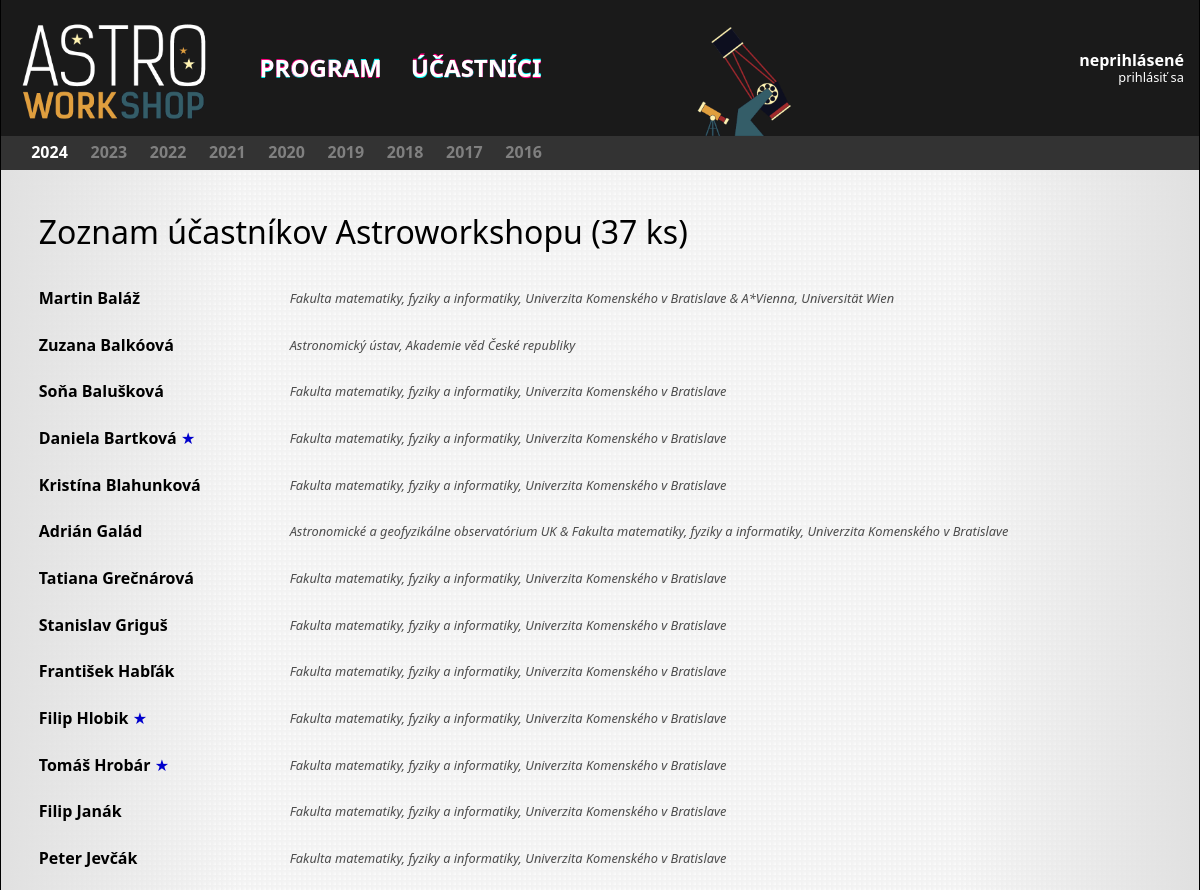
Page /2024/participants (upper part) on the earlier database version.
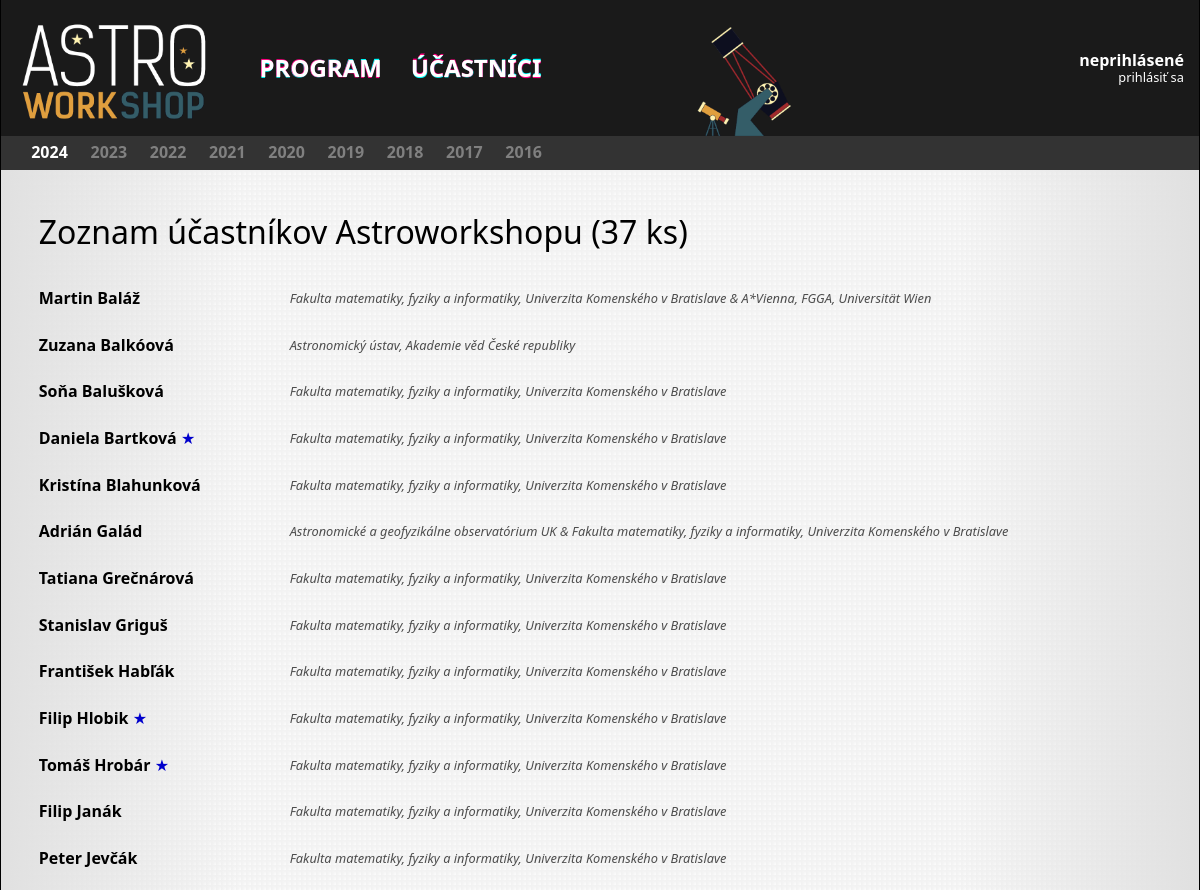
Same page on the later database version.
### core/models/event.py (models this page shows, shortened)
class Event(models.Model):
    class Meta:
        ordering = ('start', 'name')
        verbose_name = 'workshop'
        verbose_name_plural = 'workshopy'
    objects = EventManager.from_queryset(EventQuerySet)()
    code = models.CharField(max_length=32, unique=True, verbose_name='kód')
    name = models.CharField(max_length=32, unique=True, verbose_name='názov')
    start = models.DateTimeField(verbose_name='začiatok')
    end = models.DateTimeField(verbose_name='koniec')
    visible = models.BooleanField(verbose_name='viditeľnosť')
    pdf_programme = models.FileField(null=True, blank=True, upload_to=event_filename, verbose_name='program (PDF)')

### core/models/participant.py (models this page shows, shortened)
class Participant(AbstractUser):
    class Meta:
        ordering = ['last_name', 'first_name']
        verbose_name = 'účastník'
        verbose_name_plural = 'účastníci'
    objects = ParticipantManager()
    institutes = models.ManyToManyField('Institute', through='Affiliation', related_name='people')
    events = models.ManyToManyField('Event', through='Participation', related_name='participants')
    about = models.TextField(blank=True)
    def get_full_name(self):
        return f"{self.last_name}, {self.first_name}"
    get_full_name.short_description = 'celé meno'
    def get_natural_name(self):
        return f"{self.first_name} {self.last_name}"

### core/models/affiliation.py (models this page shows, shortened)
class Affiliation(models.Model):
    class Meta:
        ordering = ['start']
        verbose_name = 'afiliácia'
        verbose_name_plural = 'afiliácie'
    objects = AffiliationQuerySet.as_manager()
    person = models.ForeignKey('Participant', on_delete=models.CASCADE, related_name='affiliation', verbose_name='osoba')
    institute = models.ForeignKey('Institute', on_delete=models.CASCADE, related_name='affiliation', verbose_name='inštitúcia')
    start = models.DateField(null=True, blank=True, verbose_name='začiatok')
    end = models.DateField(null=True, blank=True, verbose_name='koniec')

### core/models/institute.py (models this page shows, shortened)
class Institute(models.Model):
    class Meta:
        ordering = ['full_name']
        verbose_name = 'inštitúcia'
        verbose_name_plural = 'inštitúcie'
    short_name = models.CharField(max_length=32, verbose_name='kód')
    full_name = models.CharField(max_length=256, verbose_name='plné meno')

### core/views/participant.py (the view)
# urls.py: path('<int:year>/participants', participant.ListView.as_view(), name='participants'),
class ListView(django.views.generic.ListView):
    model = Participant
    context_object_name = 'participants'
    template_name = 'core/list-participants.html'
    def get_queryset(self):
        year = self.kwargs['year']
        return self.model.objects \
            .for_event(year) \
            .with_current_affiliations(Event.objects.get(code=year).start) \
            .with_participation_for_event(year) \
            .order_by('last_name')
    def get_context_data(self, **kwargs):
        context = super().get_context_data(**kwargs)
        context[self.context_object_name] = sorted(
            context[self.context_object_name], key=lambda x: unicodedata.normalize('NFKD', x.last_name)
        )
        events = Event.objects.order_by('-code')
        if not self.request.user.is_staff:
            events = events.only_visible()
        context |= \
            {
                'current_event': Event.objects.get(code=self.kwargs['year']),
                'events': events
            }
        return context

### core/models/affiliation.py (called while the page is built)
    def with_institute(self):
        return self.prefetch_related(
            Prefetch(
                'institute'
            )
        )

### core/models/event.py (called while the page is built)
    def only_visible(self):
        return self.filter(visible=True)

### core/models/participant.py (called while the page is built)
    def with_current_affiliations(self, date: datetime.date = None):
        date = date or datetime.date.today()
        return self.prefetch_related(
            Prefetch(
                'affiliation',
                queryset=Affiliation.objects.with_institute().filter(
                    Q(start__lte=date) | Q(start__isnull=True),
                    Q(end__gte=date) | Q(end__isnull=True)
                ),
                to_attr='current_affiliations',
            ),
        )

    def with_participation_for_event(self, event_code):
        return self.prefetch_related(
            Prefetch(
                'participations',
                queryset=Participation.objects.filter(event__code=event_code),
                to_attr='current_participation',
            ),
        )

    def for_event(self, event_code):
        return self.filter(events__code=event_code)

    def get_queryset(self):
        return super().get_queryset().annotate(full_name=Concat('last_name', Value(', '), 'first_name'))

### core/templates/core/list-participants.html (shortened to what this page needs)
{% extends 'core/base.html' %}
{% load astro %}
{% block page %}
    <h2>
        Zoznam účastníkov Astroworkshopu {{ event.code }} ({{ participants|length }} ks)
    </h2>
    <table>
        {% for participant in participants %}
            <tr>
                <td class="person">
                    <a href="{% url 'participant' username=participant.username %}">{{ participant.get_natural_name }}</a>
                    {% if participant.current_participation.0.organizer %}
                        <abbr title="organizátor">
                            <span style="color: hsl(240, 100%, 40%);">&#9733;</span>
                        </abbr>
                    {% endif %}
                </td>
                <td>
                    <ul class="affiliation">
                        {% for aff in participant.current_affiliations %}
                            <li>{{ aff.institute.full_name }}</li>{% if not forloop.last %} &amp; {% endif %}
                        {% endfor %}
                    </ul>
                </td>
            </tr>
        {% endfor %}
    </table>
{% endblock %}

### core/templates/core/base.html (shortened to what this page needs)
{% load static %}
<!DOCTYPE html>
<html lang="sk">
    <head>
        <link rel="stylesheet" type="text/css" href="{% static "css/reset.css" %}" />
        <link rel="stylesheet" type="text/css" href="{% static "css/main.css" %}" />
    </head>
    {% now "Y" as current_year %}
    <body class="year{{ current_year }}">
        <div class="wrapper">
            <div class="entire">
                {% include 'core/header.html' %}
                {% include 'core/years.html' %}
                <div class="page">
                    {% block page %}{% endblock page %}
                </div>
            </div>
        </div>
    </body>
</html>

### core/templates/core/header.html (shortened to what this page needs)
{% load static %}
{% now "Y" as current_year %}
<div class="bar header year{{ current_year }}">
    <div class="menu-strip">
        <ul class="strip">
            <li>
                <div class="fancy-menu">
                    <a href="{% url 'programme' year=current_year %}" data-text="Program">
                        Program
                    </a>
                </div>
            </li>
            <li>
                <div class="fancy-menu">
                    <a href="{% url 'participants' year=current_year %}" data-text="Účastníci">
                        Účastníci
                    </a>
                </div>
            </li>
        </ul>
    </div>
    <div class="login-status">
        {% if request.user.is_authenticated %}
            <a href="{% url 'participant' username=request.user.username %}" class="username logged">
                {{ request.user.get_natural_name }}
            </a>
            <a href="{% url 'logout' %}">odhlásiť sa</a>
        {% else %}
            <a class="username not-logged">neprihlásené</a>
            <a href="{% url 'login' %}">prihlásiť sa</a>
        {% endif %}
    </div>
</div>

### core/templates/core/years.html (shortened to what this page needs)
{% load static %}
<div class="bar year-selector">
    <ul class="strip">
        {% for event in events %}
            <li class="{% if current_event.code == event.code %}active{% else %}inactive{% endif %}">
                <a href="{% url 'programme' year=event.code %}">{{ event.code }}</a>
            </li>
        {% endfor %}
    </ul>
</div>

### static/css/main.css (style rules this page uses)
html { width: 100%; font-family: "Segoe UI", "Verdana", sans-serif; padding: 0px; }
body { height: 100%; margin: 0; min-height: 100vh; overflow-y: scroll; background-color: hsl(0, 0%, 92%); background-image: url("/static/images/background-default.png"); background-repeat: repeat; background-size: 1000px 560px; }
div.entire { margin: auto; max-width: 1200px; min-height: 100vh; border-color: black; border-style: solid; border-width: 0 1px; background-size: 5px 5px; background-color: hsl(0, 0%, 100%); background-image: linear-gradient(to right, hsl(0, 0%, 95%) 1px, transparent 5px), linear-gradient(to bottom, hsl(0, 0%, 95%) 1px, transparent 5px); }
div.bar { width: 100%; background-color: hsl(0, 0%, 10%); color: white; }
div.header { position: relative; height: 36mm; padding: 3mm 5mm; color: white; background-size: auto 100%; background-repeat: no-repeat; background-image: url("/static/images/banner-2021.png"); }
ul.strip { height: 100%; padding: 0mm 5mm; list-style-type: none; list-style-position: outside; }
ul.strip li { display: block; height: 100%; float: left; margin: 0 auto; vertical-align: middle; padding: 4mm 5mm 0mm 5mm; }
div.year-selector ul.strip { background-color: hsl(0, 0%, 20%); height: 9mm; }
div.year-selector ul.strip li { padding: 2mm 3mm; }
div.year-selector ul.strip li a { color: gray; }
div.year-selector ul.strip li.active a { color: white; }
div.bar a, div.bar a:visited { text-decoration: none; font-weight: bold; font-size: 100%; color: hsl(0, 0%, 50%); }
div.header a, div.header a:visited { color: white; }
div.header div.login-status { position: absolute; top: 50%; transform: translateY(-50%); right: 0; text-align: right; min-width: 20mm; padding: 4mm; }
div.header div.login-status a { font-size: 80%; font-weight: normal; }
div.header div.login-status a.username { font-weight: 600; display: block; font-size: 100%; }
div.menu-strip { position: absolute; width: 50%; height: 100%; top: 50%; left: 20%; transform: translateY(-50%); }
div.menu-strip ul li { height: 100%; width: 40mm; padding: 0mm 0mm; }
div.menu-strip ul li a { display: block; position: absolute; font-size: 150%; text-transform: uppercase; top: 50%; transform: translateY(-50%); z-index: 1; }
div.menu-strip ul li a:before, div.menu-strip ul li a:after { content: attr(data-text); position: absolute; top: 0px; left: 0px; width: 100%; height: 100%; transition: transform 0.4s ease-in-out; }
div.menu-strip ul li a:before { color: hsl(330, 100%, 50%); transform: rotate(1deg); z-index: -1; }
div.menu-strip ul li a::after { color: hsl(180, 100%, 50%); transform: rotate(-1deg); z-index: -2; }
div.page { line-height: 150%; padding: 10mm; background-image: linear-gradient(to right, hsla(0, 0%, 88%, 100%) 0%, hsla(0, 0%, 88%, 0%) 20%, hsla(0, 0%, 88%, 0%) 80%, hsla(0, 0%, 88%, 100%) 100%); min-height: calc(100vh - 48mm); }
h2 { font-size: 200%; font-weight: 500; padding-bottom: 5mm; line-height: 1.5; }
ul.affiliation { width: 100%; color: hsl(0, 0%, 30%); font-style: italic; font-size: 80%; }
td > ul.affiliation li { display: inline; }
table { width: 100%; border: 0px; }
table tr { padding-top: 3mm; padding-bottom: 3mm; }
table td { padding-top: 3mm; padding-bottom: 3mm; padding-right: 8mm; vertical-align: middle; }
table td:last-child { padding-right: 0mm; }
table td.time, table td.person { white-space: nowrap; }
table td a, table td a:visited { font-weight: 600; text-decoration: none; color: inherit; }
abbr { text-decoration: none; }

Differences in the rows shown:
changed through a linked row, Affiliation: institute.full_name "A*Vienna, Universität Wien" → "A*Vienna, FGGA, Universität Wien"
